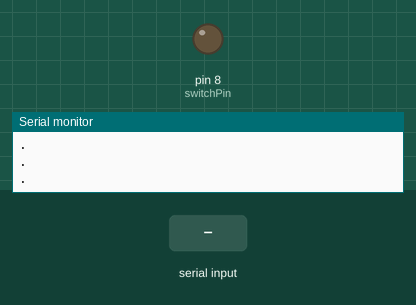
This sketch was run on a simulated Arduino Uno, built with avr-gcc and run on an emulated ATmega328P. Parts: output pins drawn as LEDs (lit = HIGH), the last lines printed to the serial monitor. The test bench sets the inputs (shaded band).

Above: at 1.2 s.
1.3 s: "switch\n" received over Serial
At 2.6 s:
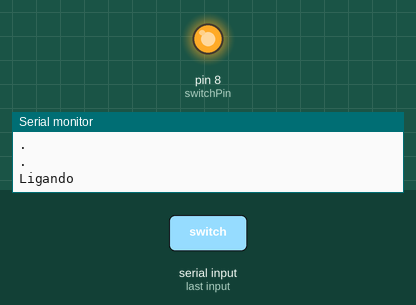
Timing chart, 0 to 8.0 s (numbered marks = the images above; inputs shaded):
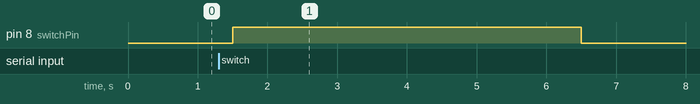

Measured:
- after the input at 1.3 s, pin 8 (switchPin): LOW → HIGH after 0.20 s, → LOW 5.0 s later

The sketch:

controle_rele.ino
```cpp
#define switchPin 8 // Analogico 0

String mode1 = "automatic";
String mode2 = "switch";

String mode = mode1;

int switchStatus = LOW;


int delayTime = 5000;

void setup() {
  pinMode(switchPin,OUTPUT);
  Serial.begin(9600);
}

void loop() {
  Serial.println(".");
  verificaEntrada();
  delay(500);
}

void switchMode(){
    Serial.println("Ligando");
    switchStatus = ~switchStatus;
    digitalWrite(switchPin,switchStatus);
    Serial.println("Desligando");
}

void automaticMode(){
    Serial.println("Ligando");
    digitalWrite(switchPin,HIGH);
    delay(delayTime);
    Serial.println("Desligando");

    digitalWrite(switchPin,LOW);

}

void verificaEntrada(){
  if (Serial.available()) {
        String cmd = Serial.readStringUntil('\n');
        String var = getValue(cmd,':',0);
        String value = getValue(cmd,':',1);
        if(var.equals("setdelaytime")){
          delayTime = value.toInt();
        }
        if(var.equals("setmode")){
          if(value.equals("switch")){
            mode = mode2;
          }
          else if(value.equals("automatic")){
            mode = mode1;
          }
        }
        if(var.equals("switch")){
          if(mode.equals(mode1)){
            automaticMode();
          }
          else if(mode.equals(mode2)){
            switchMode();
          }
        }
    }
 }

 String getValue(String data, char separator, int index)
{
    int found = 0;
    int strIndex[] = { 0, -1 };
    int maxIndex = data.length() - 1;

    for (int i = 0; i <= maxIndex && found <= index; i++) {
        if (data.charAt(i) == separator || i == maxIndex) {
            found++;
            strIndex[0] = strIndex[1] + 1;
            strIndex[1] = (i == maxIndex) ? i+1 : i;
        }
    }
    return found > index ? data.substring(strIndex[0], strIndex[1]) : "";
}
```
